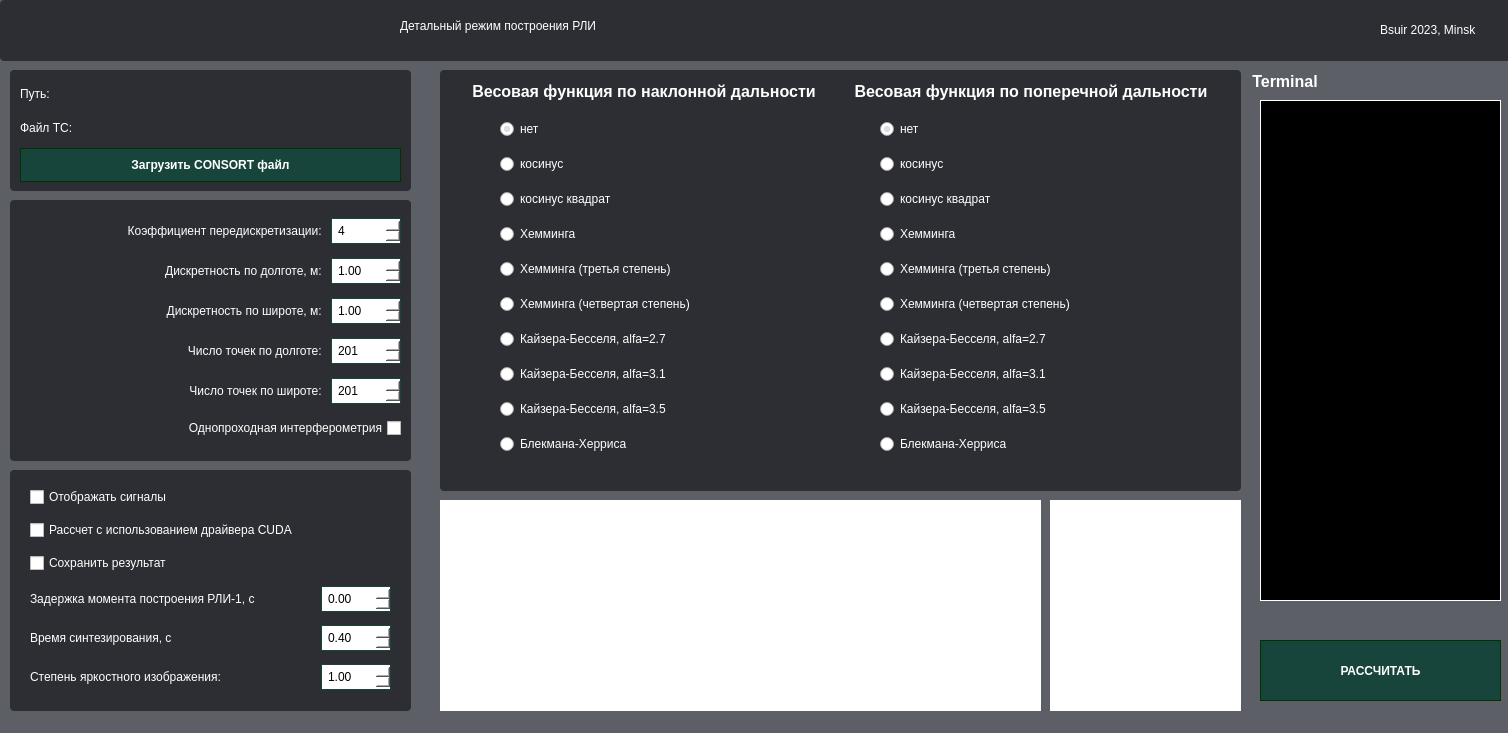
<?xml version="1.0" encoding="UTF-8"?>
<ui version="4.0">
 <class>DetailMode</class>
 <widget class="QWidget" name="DetailMode">
  <property name="geometry">
   <rect>
    <x>0</x>
    <y>0</y>
    <width>1508</width>
    <height>733</height>
   </rect>
  </property>
  <property name="minimumSize">
   <size>
    <width>0</width>
    <height>0</height>
   </size>
  </property>
  <property name="maximumSize">
   <size>
    <width>16777215</width>
    <height>16777215</height>
   </size>
  </property>
  <property name="windowTitle">
   <string>Widget</string>
  </property>
  <property name="styleSheet">
   <string notr="true">#DetailMode{
background: #5C5F66;
}
*{
color: white;
box-sizing: border-box;
}
#Start, #upload{
	background: #18453B;
	transition-duration: 1s;
	cursor: pointer;
	color: white;
	font-weight: 500;
	border: 1px solid #003300;
}
#Start:hover{
background: #538efc;
}
#upload:hover{
background: #538efc;
}
.QSpinBox, QDoubleSpinBox{
max-width: 60px;
border: none;
outline: none;
background: white;
color: black;
border: 1px solid #18453B;
padding: 4px;
}
.QFrame{
background:#2C2E33;
border-radius: 4px
}
.QGroupBox{
border: none;
font-size: 16px;
font-weight: 700;
}
</string>
  </property>
  <widget class="QFrame" name="frame">
   <property name="geometry">
    <rect>
     <x>0</x>
     <y>0</y>
     <width>1511</width>
     <height>61</height>
    </rect>
   </property>
   <property name="frameShape">
    <enum>QFrame::StyledPanel</enum>
   </property>
   <property name="frameShadow">
    <enum>QFrame::Raised</enum>
   </property>
   <widget class="QLabel" name="label">
    <property name="geometry">
     <rect>
      <x>400</x>
      <y>0</y>
      <width>631</width>
      <height>51</height>
     </rect>
    </property>
    <property name="styleSheet">
     <string notr="true">font: 700 16pt &quot;Segoe UI&quot;;</string>
    </property>
    <property name="text">
     <string>Детальный режим построения РЛИ</string>
    </property>
   </widget>
   <widget class="QLabel" name="label_3">
    <property name="geometry">
     <rect>
      <x>1380</x>
      <y>20</y>
      <width>121</width>
      <height>20</height>
     </rect>
    </property>
    <property name="text">
     <string>Bsuir 2023, Minsk</string>
    </property>
   </widget>
  </widget>
  <widget class="QFrame" name="frame_2">
   <property name="geometry">
    <rect>
     <x>10</x>
     <y>70</y>
     <width>401</width>
     <height>121</height>
    </rect>
   </property>
   <property name="frameShape">
    <enum>QFrame::StyledPanel</enum>
   </property>
   <property name="frameShadow">
    <enum>QFrame::Raised</enum>
   </property>
   <widget class="QWidget" name="verticalLayoutWidget">
    <property name="geometry">
     <rect>
      <x>10</x>
      <y>10</y>
      <width>381</width>
      <height>102</height>
     </rect>
    </property>
    <layout class="QVBoxLayout" name="verticalLayout">
     <item>
      <layout class="QHBoxLayout" name="horizontalLayout_2">
       <item>
        <widget class="QLabel" name="label_2">
         <property name="maximumSize">
          <size>
           <width>70</width>
           <height>16777215</height>
          </size>
         </property>
         <property name="text">
          <string>Путь:</string>
         </property>
        </widget>
       </item>
       <item>
        <widget class="QLabel" name="Path">
         <property name="styleSheet">
          <string notr="true">color: #7b7c88</string>
         </property>
         <property name="text">
          <string/>
         </property>
        </widget>
       </item>
      </layout>
     </item>
     <item>
      <layout class="QHBoxLayout" name="horizontalLayout_3">
       <item>
        <widget class="QLabel" name="file_name_label">
         <property name="maximumSize">
          <size>
           <width>70</width>
           <height>16777215</height>
          </size>
         </property>
         <property name="text">
          <string>Файл ТС:</string>
         </property>
        </widget>
       </item>
       <item>
        <widget class="QLabel" name="File_name">
         <property name="styleSheet">
          <string notr="true">color: #7b7c88</string>
         </property>
         <property name="text">
          <string/>
         </property>
        </widget>
       </item>
      </layout>
     </item>
     <item>
      <widget class="QPushButton" name="upload">
       <property name="styleSheet">
        <string notr="true">height: 32px</string>
       </property>
       <property name="text">
        <string>Загрузить CONSORT файл</string>
       </property>
      </widget>
     </item>
    </layout>
   </widget>
  </widget>
  <widget class="QFrame" name="frame_3">
   <property name="geometry">
    <rect>
     <x>10</x>
     <y>200</y>
     <width>401</width>
     <height>261</height>
    </rect>
   </property>
   <property name="frameShape">
    <enum>QFrame::StyledPanel</enum>
   </property>
   <property name="frameShadow">
    <enum>QFrame::Raised</enum>
   </property>
   <widget class="QWidget" name="layoutWidget">
    <property name="geometry">
     <rect>
      <x>10</x>
      <y>10</y>
      <width>381</width>
      <height>241</height>
     </rect>
    </property>
    <layout class="QVBoxLayout" name="verticalLayout_2">
     <item>
      <layout class="QHBoxLayout" name="horizontalLayout_5">
       <item>
        <widget class="QLabel" name="label_4">
         <property name="text">
          <string>Коэффициент передискретизации: </string>
         </property>
         <property name="alignment">
          <set>Qt::AlignRight|Qt::AlignTrailing|Qt::AlignVCenter</set>
         </property>
        </widget>
       </item>
       <item>
        <widget class="QSpinBox" name="Kss">
         <property name="styleSheet">
          <string notr="true"/>
         </property>
         <property name="value">
          <number>4</number>
         </property>
        </widget>
       </item>
      </layout>
     </item>
     <item>
      <layout class="QHBoxLayout" name="horizontalLayout_6">
       <item>
        <widget class="QLabel" name="label_5">
         <property name="text">
          <string>Дискретность по долготе, м: </string>
         </property>
         <property name="alignment">
          <set>Qt::AlignRight|Qt::AlignTrailing|Qt::AlignVCenter</set>
         </property>
        </widget>
       </item>
       <item>
        <widget class="QDoubleSpinBox" name="dxsint">
         <property name="value">
          <double>1.000000000000000</double>
         </property>
        </widget>
       </item>
      </layout>
     </item>
     <item>
      <layout class="QHBoxLayout" name="horizontalLayout_7">
       <item>
        <widget class="QLabel" name="label_6">
         <property name="text">
          <string>Дискретность по широте, м: </string>
         </property>
         <property name="alignment">
          <set>Qt::AlignRight|Qt::AlignTrailing|Qt::AlignVCenter</set>
         </property>
        </widget>
       </item>
       <item>
        <widget class="QDoubleSpinBox" name="dysint">
         <property name="value">
          <double>1.000000000000000</double>
         </property>
        </widget>
       </item>
      </layout>
     </item>
     <item>
      <layout class="QHBoxLayout" name="horizontalLayout_9">
       <item>
        <widget class="QLabel" name="label_8">
         <property name="text">
          <string>Число точек по долготе: </string>
         </property>
         <property name="alignment">
          <set>Qt::AlignRight|Qt::AlignTrailing|Qt::AlignVCenter</set>
         </property>
        </widget>
       </item>
       <item>
        <widget class="QSpinBox" name="Nxsint">
         <property name="maximum">
          <number>1000</number>
         </property>
         <property name="value">
          <number>201</number>
         </property>
        </widget>
       </item>
      </layout>
     </item>
     <item>
      <layout class="QHBoxLayout" name="horizontalLayout_10">
       <item>
        <widget class="QLabel" name="label_9">
         <property name="text">
          <string>Число точек по широте: </string>
         </property>
         <property name="alignment">
          <set>Qt::AlignRight|Qt::AlignTrailing|Qt::AlignVCenter</set>
         </property>
        </widget>
       </item>
       <item>
        <widget class="QSpinBox" name="Nysint">
         <property name="maximum">
          <number>1000</number>
         </property>
         <property name="value">
          <number>201</number>
         </property>
        </widget>
       </item>
      </layout>
     </item>
     <item>
      <widget class="QCheckBox" name="checkBox">
       <property name="layoutDirection">
        <enum>Qt::RightToLeft</enum>
       </property>
       <property name="text">
        <string>Однопроходная интерферометрия</string>
       </property>
      </widget>
     </item>
    </layout>
   </widget>
  </widget>
  <widget class="QFrame" name="frame_4">
   <property name="geometry">
    <rect>
     <x>440</x>
     <y>70</y>
     <width>801</width>
     <height>421</height>
    </rect>
   </property>
   <property name="frameShape">
    <enum>QFrame::StyledPanel</enum>
   </property>
   <property name="frameShadow">
    <enum>QFrame::Raised</enum>
   </property>
   <widget class="QGroupBox" name="TypeWinDn">
    <property name="geometry">
     <rect>
      <x>30</x>
      <y>10</y>
      <width>361</width>
      <height>391</height>
     </rect>
    </property>
    <property name="title">
     <string>Весовая функция по наклонной дальности</string>
    </property>
    <property name="alignment">
     <set>Qt::AlignLeading|Qt::AlignLeft|Qt::AlignVCenter</set>
    </property>
    <widget class="QWidget" name="verticalLayoutWidget_2">
     <property name="geometry">
      <rect>
       <x>30</x>
       <y>30</y>
       <width>296</width>
       <height>361</height>
      </rect>
     </property>
     <layout class="QVBoxLayout" name="verticalLayout_3">
      <item>
       <widget class="QRadioButton" name="r1">
        <property name="text">
         <string>нет</string>
        </property>
        <property name="checked">
         <bool>true</bool>
        </property>
       </widget>
      </item>
      <item>
       <widget class="QRadioButton" name="r2">
        <property name="text">
         <string>косинус</string>
        </property>
       </widget>
      </item>
      <item>
       <widget class="QRadioButton" name="r3">
        <property name="text">
         <string>косинус квадрат</string>
        </property>
       </widget>
      </item>
      <item>
       <widget class="QRadioButton" name="r4">
        <property name="text">
         <string>Хемминга</string>
        </property>
       </widget>
      </item>
      <item>
       <widget class="QRadioButton" name="r5">
        <property name="text">
         <string>Хемминга (третья степень)</string>
        </property>
       </widget>
      </item>
      <item>
       <widget class="QRadioButton" name="r6">
        <property name="text">
         <string>Хемминга (четвертая степень)</string>
        </property>
       </widget>
      </item>
      <item>
       <widget class="QRadioButton" name="r7">
        <property name="text">
         <string>Кайзера-Бесселя, alfa=2.7</string>
        </property>
       </widget>
      </item>
      <item>
       <widget class="QRadioButton" name="r8">
        <property name="text">
         <string>Кайзера-Бесселя, alfa=3.1</string>
        </property>
       </widget>
      </item>
      <item>
       <widget class="QRadioButton" name="r9">
        <property name="text">
         <string>Кайзера-Бесселя, alfa=3.5</string>
        </property>
       </widget>
      </item>
      <item>
       <widget class="QRadioButton" name="r10">
        <property name="text">
         <string>Блекмана-Херриса</string>
        </property>
       </widget>
      </item>
     </layout>
    </widget>
   </widget>
   <widget class="QGroupBox" name="TypeWinDp">
    <property name="geometry">
     <rect>
      <x>410</x>
      <y>10</y>
      <width>361</width>
      <height>391</height>
     </rect>
    </property>
    <property name="title">
     <string>Весовая функция по поперечной дальности</string>
    </property>
    <property name="alignment">
     <set>Qt::AlignCenter</set>
    </property>
    <property name="flat">
     <bool>false</bool>
    </property>
    <property name="checkable">
     <bool>false</bool>
    </property>
    <widget class="QWidget" name="verticalLayoutWidget_5">
     <property name="geometry">
      <rect>
       <x>30</x>
       <y>30</y>
       <width>296</width>
       <height>361</height>
      </rect>
     </property>
     <layout class="QVBoxLayout" name="verticalLayout_5">
      <item>
       <widget class="QRadioButton" name="p1">
        <property name="text">
         <string>нет</string>
        </property>
        <property name="checked">
         <bool>true</bool>
        </property>
       </widget>
      </item>
      <item>
       <widget class="QRadioButton" name="p2">
        <property name="text">
         <string>косинус</string>
        </property>
       </widget>
      </item>
      <item>
       <widget class="QRadioButton" name="p3">
        <property name="text">
         <string>косинус квадрат</string>
        </property>
       </widget>
      </item>
      <item>
       <widget class="QRadioButton" name="p4">
        <property name="text">
         <string>Хемминга</string>
        </property>
       </widget>
      </item>
      <item>
       <widget class="QRadioButton" name="p5">
        <property name="text">
         <string>Хемминга (третья степень)</string>
        </property>
       </widget>
      </item>
      <item>
       <widget class="QRadioButton" name="p6">
        <property name="text">
         <string>Хемминга (четвертая степень)</string>
        </property>
       </widget>
      </item>
      <item>
       <widget class="QRadioButton" name="p7">
        <property name="text">
         <string>Кайзера-Бесселя, alfa=2.7</string>
        </property>
       </widget>
      </item>
      <item>
       <widget class="QRadioButton" name="p8">
        <property name="text">
         <string>Кайзера-Бесселя, alfa=3.1</string>
        </property>
       </widget>
      </item>
      <item>
       <widget class="QRadioButton" name="p9">
        <property name="text">
         <string>Кайзера-Бесселя, alfa=3.5</string>
        </property>
       </widget>
      </item>
      <item>
       <widget class="QRadioButton" name="p10">
        <property name="text">
         <string>Блекмана-Херриса</string>
        </property>
       </widget>
      </item>
     </layout>
    </widget>
   </widget>
  </widget>
  <widget class="QFrame" name="frame_5">
   <property name="geometry">
    <rect>
     <x>10</x>
     <y>470</y>
     <width>401</width>
     <height>241</height>
    </rect>
   </property>
   <property name="frameShape">
    <enum>QFrame::StyledPanel</enum>
   </property>
   <property name="frameShadow">
    <enum>QFrame::Raised</enum>
   </property>
   <widget class="QWidget" name="verticalLayoutWidget_3">
    <property name="geometry">
     <rect>
      <x>20</x>
      <y>10</y>
      <width>361</width>
      <height>221</height>
     </rect>
    </property>
    <layout class="QVBoxLayout" name="verticalLayout_4">
     <item>
      <widget class="QCheckBox" name="FlagViewSignal">
       <property name="text">
        <string>Отображать сигналы</string>
       </property>
      </widget>
     </item>
     <item>
      <widget class="QCheckBox" name="GPU">
       <property name="text">
        <string>Рассчет с использованием драйвера CUDA</string>
       </property>
      </widget>
     </item>
     <item>
      <widget class="QCheckBox" name="FlagWriteRli">
       <property name="text">
        <string>Сохранить результат</string>
       </property>
      </widget>
     </item>
     <item>
      <layout class="QHBoxLayout" name="horizontalLayout_12">
       <item>
        <widget class="QLabel" name="label_11">
         <property name="text">
          <string>Задержка момента построения РЛИ-1, с</string>
         </property>
        </widget>
       </item>
       <item>
        <widget class="QDoubleSpinBox" name="tauRli"/>
       </item>
      </layout>
     </item>
     <item>
      <layout class="QHBoxLayout" name="horizontalLayout_11">
       <item>
        <widget class="QLabel" name="label_10">
         <property name="text">
          <string>Время синтезирования, c</string>
         </property>
        </widget>
       </item>
       <item>
        <widget class="QDoubleSpinBox" name="Tsint">
         <property name="singleStep">
          <double>0.100000000000000</double>
         </property>
         <property name="value">
          <double>0.400000000000000</double>
         </property>
        </widget>
       </item>
      </layout>
     </item>
     <item>
      <layout class="QHBoxLayout" name="horizontalLayout_8">
       <item>
        <widget class="QLabel" name="label_7">
         <property name="text">
          <string>Степень яркостного изображения: </string>
         </property>
         <property name="alignment">
          <set>Qt::AlignLeading|Qt::AlignLeft|Qt::AlignVCenter</set>
         </property>
        </widget>
       </item>
       <item>
        <widget class="QDoubleSpinBox" name="StepBright">
         <property name="value">
          <double>1.000000000000000</double>
         </property>
        </widget>
       </item>
      </layout>
     </item>
    </layout>
   </widget>
  </widget>
  <widget class="QPushButton" name="Start">
   <property name="geometry">
    <rect>
     <x>1260</x>
     <y>640</y>
     <width>241</width>
     <height>61</height>
    </rect>
   </property>
   <property name="styleSheet">
    <string notr="true"/>
   </property>
   <property name="text">
    <string>РАССЧИТАТЬ</string>
   </property>
  </widget>
  <widget class="QTextBrowser" name="textBrowserModalDate">
   <property name="geometry">
    <rect>
     <x>440</x>
     <y>500</y>
     <width>601</width>
     <height>211</height>
    </rect>
   </property>
   <property name="styleSheet">
    <string notr="true">color: black;
border-radius: 3px solid grey</string>
   </property>
  </widget>
  <widget class="QGroupBox" name="groupBox">
   <property name="geometry">
    <rect>
     <x>1250</x>
     <y>70</y>
     <width>261</width>
     <height>541</height>
    </rect>
   </property>
   <property name="title">
    <string>Terminal</string>
   </property>
   <widget class="QTextBrowser" name="Output">
    <property name="geometry">
     <rect>
      <x>10</x>
      <y>30</y>
      <width>241</width>
      <height>501</height>
     </rect>
    </property>
    <property name="styleSheet">
     <string notr="true">background: black;
color: green;
font: 11pt &quot;SimSun-ExtB&quot;;
border: 1px solid white;</string>
    </property>
   </widget>
  </widget>
  <widget class="QTextBrowser" name="RowsAndCulCount">
   <property name="geometry">
    <rect>
     <x>1050</x>
     <y>500</y>
     <width>191</width>
     <height>211</height>
    </rect>
   </property>
   <property name="styleSheet">
    <string notr="true">color: black;
border-radius: 3px solid grey</string>
   </property>
  </widget>
 </widget>
 <resources/>
 <connections/>
</ui>
